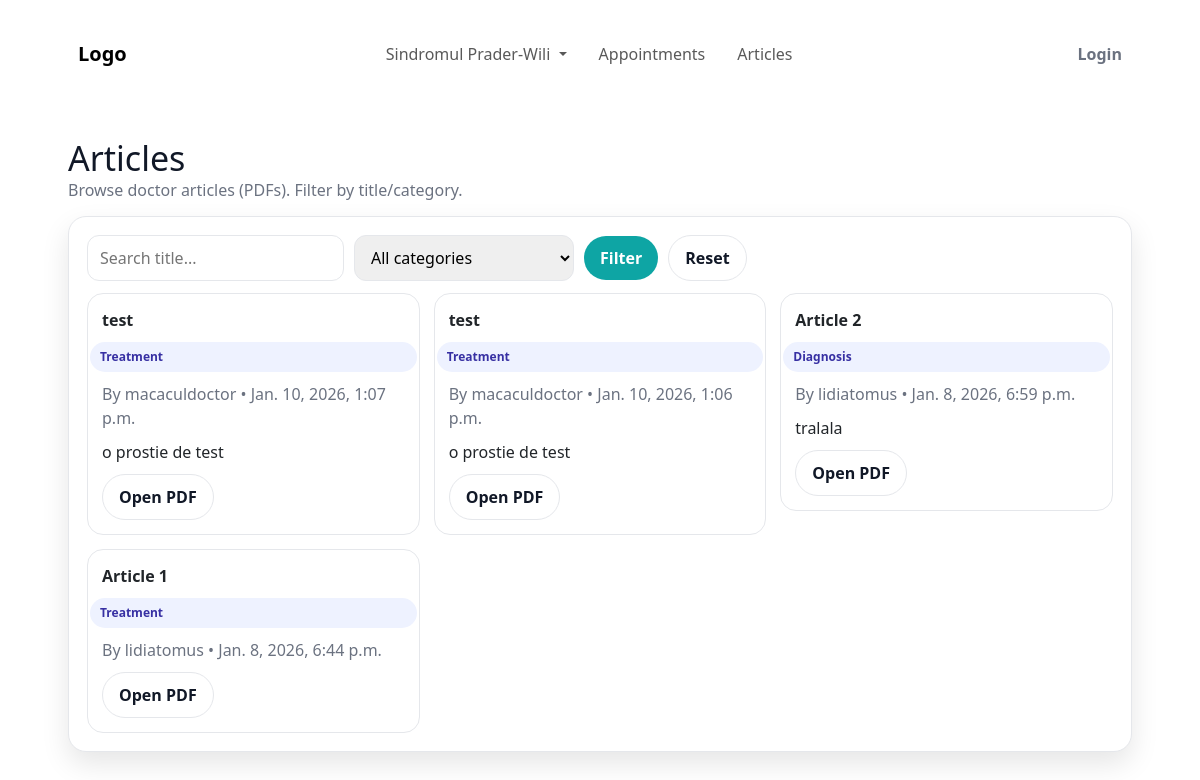
The app's page /articles/ with its own data.
### articles/models.py (models this page shows, shortened)
class Article(models.Model):
    CATEGORY_CHOICES = [
        ("treatment", "Treatment"),
        ("diagnosis", "Diagnosis"),
        ("nutrition", "Nutrition"),
        ("rehab", "Rehab"),
        ("other", "Other"),
    ]
    title = models.CharField(max_length=200)
    category = models.CharField(max_length=30, choices=CATEGORY_CHOICES, default="other")
    summary = models.TextField(blank=True)
    pdf = models.FileField(upload_to="articles_pdfs/", blank=True, null=True)
    author = models.ForeignKey(settings.AUTH_USER_MODEL, on_delete=models.CASCADE, related_name="articles")
    created_at = models.DateTimeField(auto_now_add=True)
    updated_at = models.DateTimeField(auto_now=True)
    class Meta:
        ordering = ["-created_at"]

### articles/views.py (the view)
# urls.py: path("", views.article_list, name="list"),            # public
def article_list(request):
    qs = Article.objects.select_related("author").all()
    q = (request.GET.get("q") or "").strip()
    cat = (request.GET.get("cat") or "").strip()
    if q:
        qs = qs.filter(title__icontains=q)
    if cat:
        qs = qs.filter(category=cat)
    categories = Article.CATEGORY_CHOICES
    return render(request, "articles/article_list.html", {
        "articles": qs,
        "q": q,
        "cat": cat,
        "categories": categories,
    })

### articles/templates/articles/article_list.html (shortened to what this page needs)
{% load static %}
<!doctype html>
<html lang="en">
<head>
  <link rel="stylesheet" href="{% static 'css/style.css' %}">
  <link rel="stylesheet" href="https://cdn.jsdelivr.net/npm/bootstrap@5.3.3/dist/css/bootstrap.min.css">
</head>
      {% include "index/navbar.html" %}
<body>
  <main class="container">
    <div class="top">
      <div>
        <h1>Articles</h1>
        <div class="muted">Browse doctor articles (PDFs). Filter by title/category.</div>
      </div>
    </div>
    <div class="card">
      <form class="filters" method="get">
        <input type="text" name="q" placeholder="Search title..." value="{{ q }}">
        <select name="cat">
          <option value="">All categories</option>
        </select>
        <button class="btn" type="submit">Filter</button>
        <a class="btn btn-ghost" href="{% url 'articles:list' %}">Reset</a>
      </form>
      <div class="grid">
        {% for a in articles %}
          <div class="item">
            <div class="article">
              <div class="row">
                <strong>{{ a.title }}</strong>
                <span class="pill">{{ a.get_category_display }}</span>
              </div>
              <div class="muted">By {{ a.author.username }} • {{ a.created_at }}</div>
              {% if a.summary %}
                <div>{{ a.summary|linebreaksbr }}</div>
              {% endif %}
              <div class="actions">
                {% if a.pdf %}
                  <a class="btn btn-ghost" href="{{ a.pdf.url }}" target="_blank">Open PDF</a>
                {% else %}
                  <span class="muted">No PDF uploaded</span>
                {% endif %}
              </div>
            </div>
          </div>
        {% empty %}
          <p class="muted">No articles yet.</p>
        {% endfor %}
      </div>
    </div>
  </main>
</body>
</html>

### login/static/login/css/style.css (style rules this page uses)
html, body { width: 100%; height: 100%; --size: 80px; --color: #fefae0; --l: var(--color) 20%, #0000 0; --bg: 35%, #606c38 0 45%, var(--color) 0; background: linear-gradient(45deg, var(--l) 45%, var(--color) 0 70%, #0000 0), linear-gradient(-45deg, var(--l) var(--bg) 70%, #0000 0), linear-gradient(45deg, var(--color) var(--bg)); background-size: var(--size) var(--size); }
body { display: flex; justify-content: center; align-items: center; padding: 0; }

### articles/templates/articles/article_list.html (style rules this page uses)
:root { --bg:#f6f7fb; --card:#fff; --text:#111827; --muted:#6b7280; --primary:#0ea5a4; --primary-dark:#0b7f7e; --border:#e5e7eb; --shadow:0 12px 28px rgba(0,0,0,.10); --radius:18px; }
body { margin:0;font-family:system-ui,-apple-system,Segoe UI,Roboto,Arial;background:var(--bg);color:var(--text);padding-top: 90px; }
.container { max-width:1100px;margin:26px auto;padding:0 18px; }
.card { background:var(--card);border:1px solid var(--border);border-radius:var(--radius);box-shadow:var(--shadow);padding:18px; }
.top { display:flex;align-items:flex-end;justify-content:space-between;gap:12px;flex-wrap:wrap;margin-bottom:14px; }
h1 { margin:0;font-size:34px; }
.muted { color:var(--muted); }
.btn { background:var(--primary);color:#fff;border:none;padding:10px 16px;border-radius:999px;font-weight:800;cursor:pointer;text-decoration:none;display:inline-block; }
.btn-ghost { background:transparent;color:var(--text);border:1px solid var(--border); }
.grid { display:grid;grid-template-columns:repeat(12,1fr);gap:14px;margin-top:12px; }
.item { grid-column:span 12; }
@media (min-width:780px) { .item { grid-column:span 6; } }
@media (min-width:1050px) { .item { grid-column:span 4; } }
.article { border:1px solid var(--border);border-radius:16px;padding:14px;background:#fff;display:flex;flex-direction:column;gap:10px; }
.row { display:flex;gap:10px;align-items:center;justify-content:space-between;flex-wrap:wrap; }
.pill { display:inline-block;padding:6px 10px;border-radius:999px;font-weight:800;font-size:12px;background:#eef2ff;color:#3730a3; }
input,select { padding:10px 12px;border-radius:12px;border:1px solid var(--border);min-width:220px; }
form.filters { display:flex;gap:10px;flex-wrap:wrap;align-items:center; }
.actions { display:flex;gap:8px;flex-wrap:wrap; }

### records on screen
Article: title "test", category "Treatment", author.username "macaculdoctor", created_at "Jan. 10, 2026, 1:07 p.m.", summary "o prostie de test"
Article: title "test", category "Treatment", author.username "macaculdoctor", created_at "Jan. 10, 2026, 1:06 p.m.", summary "o prostie de test"
Article: title "Article 2", category "Diagnosis", author.username "lidiatomus", created_at "Jan. 8, 2026, 6:59 p.m.", summary "tralala"
Article: title "Article 1", category "Treatment", author.username "lidiatomus", created_at "Jan. 8, 2026, 6:44 p.m."
